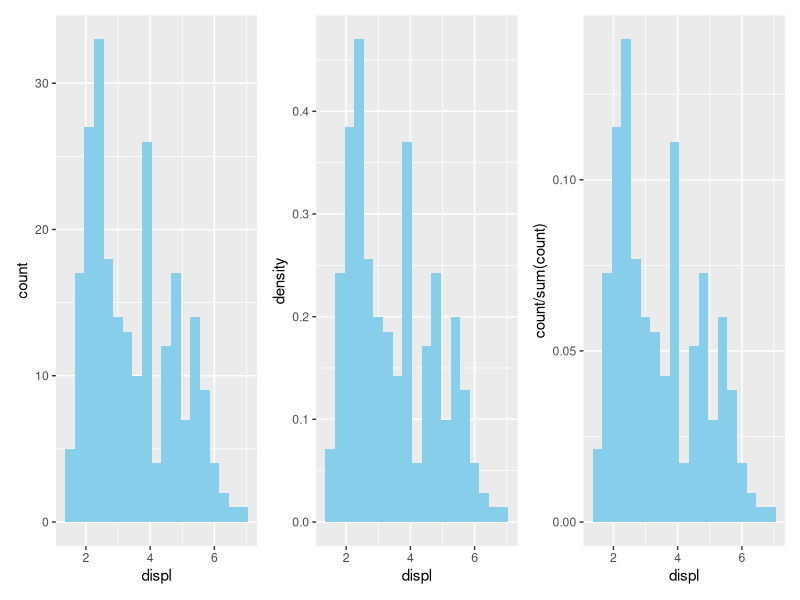
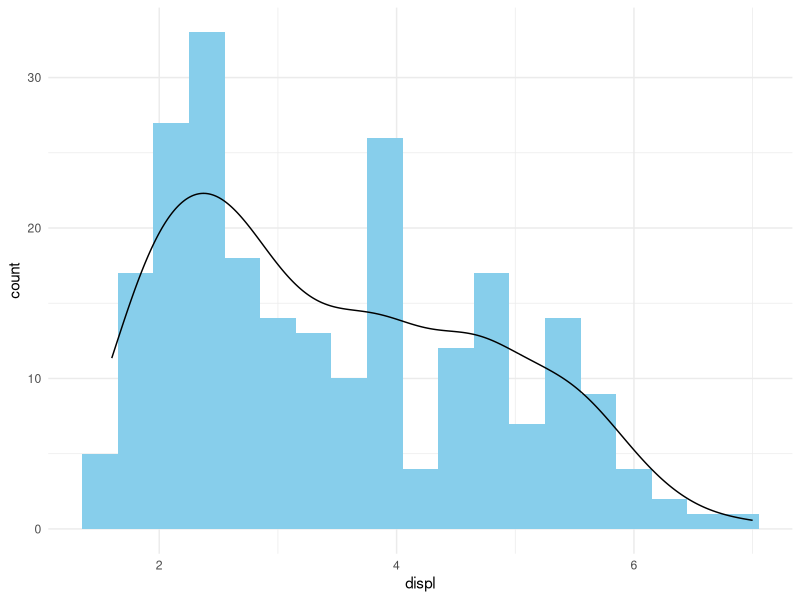
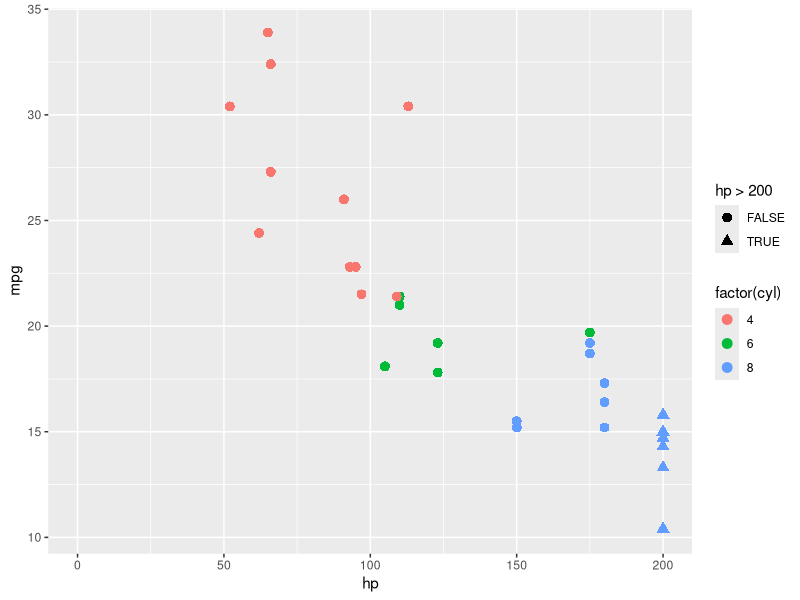
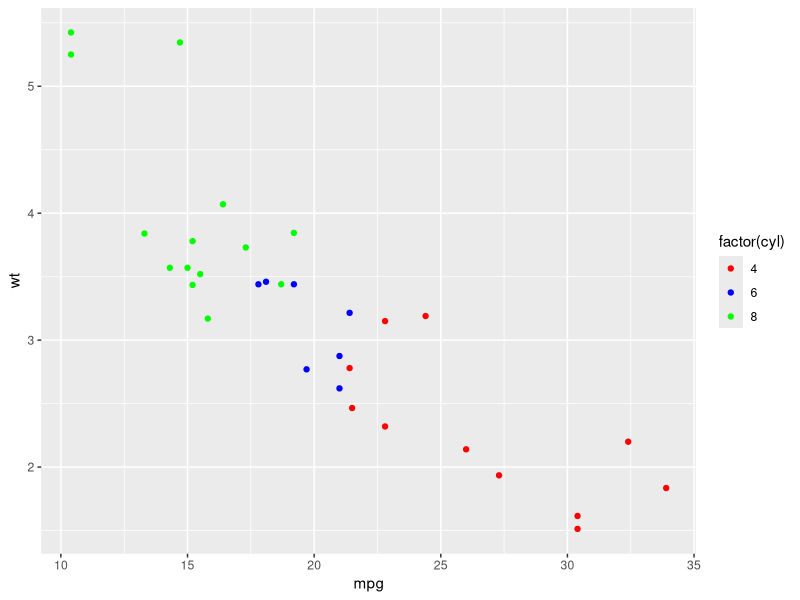

Write R code to recreate these figures, in order. (Note: this script raises an error after producing the figures.)
## ---- chunk 1
library(ggplot2)
library(dplyr)
library(patchwork)
## ---- chunk 2
bw <- .3

h1 <- ggplot(mpg) +
  aes(x = displ) +
  geom_histogram(binwidth = bw, fill = "skyblue")

## histogram with density
h2 <- ggplot(mpg) +
  aes(x = displ) +
  geom_histogram(aes(y = after_stat(density)),
                 binwidth = bw, fill = "skyblue")

## histogram with proportion
h3 <- ggplot(mpg) +
  aes(x = displ) +
  geom_histogram(aes(y = after_stat(count / sum(count))),
                 binwidth = bw, fill = "skyblue")

h1 + h2 + h3

## histogram with density curve
ggplot(mpg) +
  aes(displ) +
	geom_histogram(aes(y = after_stat(count)), 
	               binwidth = bw, fill = "skyblue") +
	geom_density(aes(y = after_stat(count) * bw)) +
	theme_minimal()
## ---- chunk 3
ggplot(mtcars) + 
  aes(x = hp, y = mpg, color = factor(cyl), shape = hp > 200) + geom_point(size = 3) + scale_x_continuous(limits = c(0, 200), oob = scales::oob_squish)
## ---- chunk 4
p <- ggplot(mtcars, aes(mpg, wt)) +
  geom_point(aes(colour = factor(cyl)))
p + scale_colour_manual(values = c("red", "blue", "green"))

pal <- palette.colors("Okabe-Ito")
p + scale_colour_manual(values = pal)

pal <- palette.colors("R4")
p + scale_colour_manual(values = pal)
## ---- chunk 5
scale_colour_gradient(
  ...,
  low = "#132B43",
  high = "#56B1F7",
  na.value = "grey50",
  aesthetics = "colour"
)

scale_colour_gradient2(
  ...,
  low = muted("red"),
  mid = "white",
  high = muted("blue"),
  midpoint = 0,
  na.value = "grey50",
  aesthetics = "colour"
)

scale_colour_gradientn(
  ...,
  colours,
  values = NULL,
  na.value = "grey50",
  aesthetics = "colour",
  colors
)
